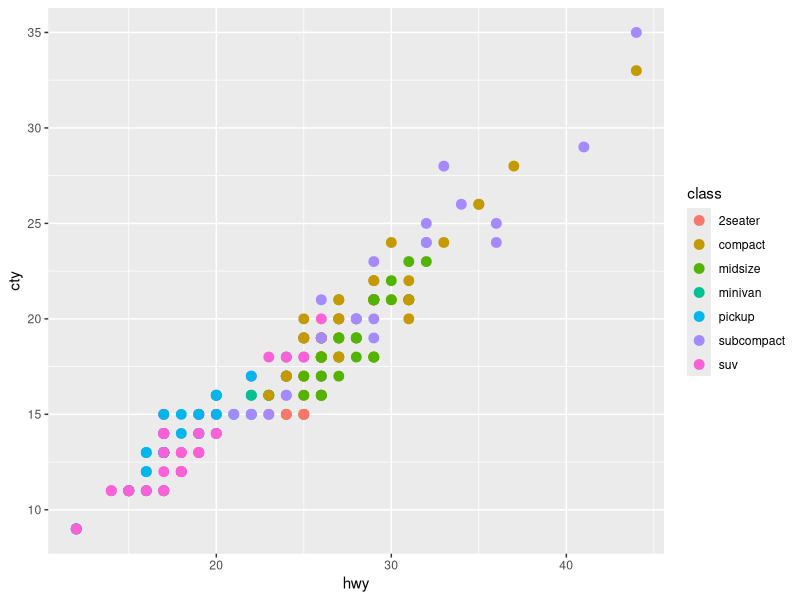
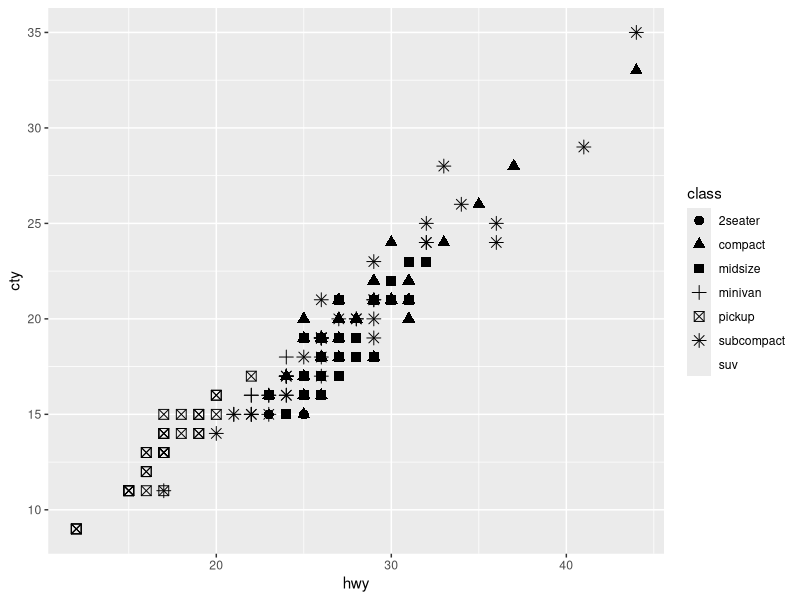
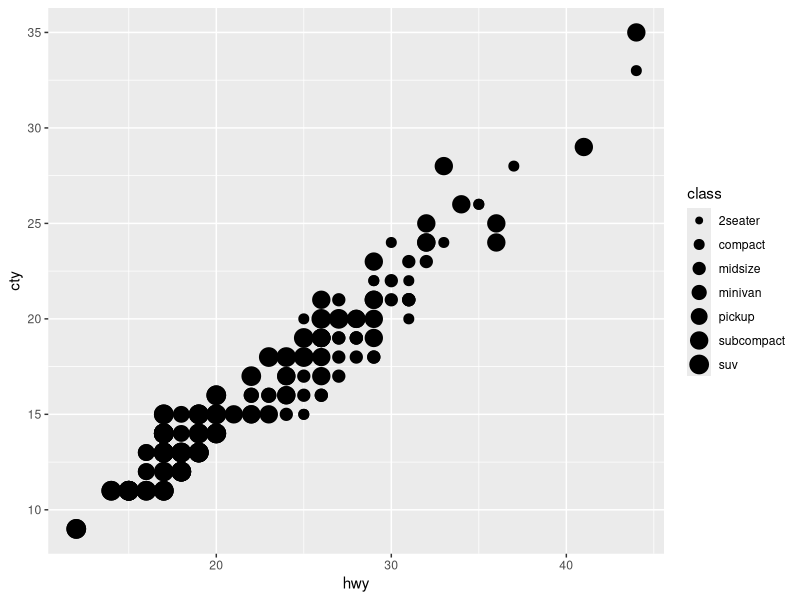
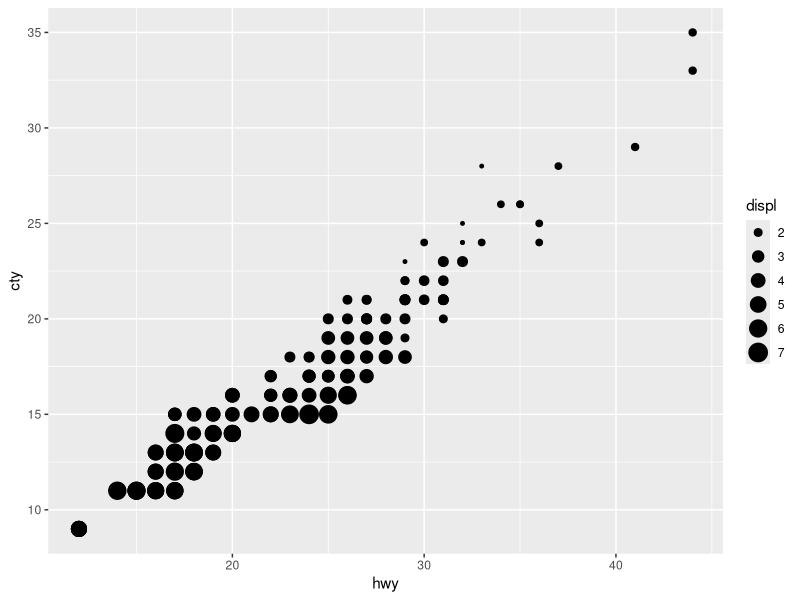
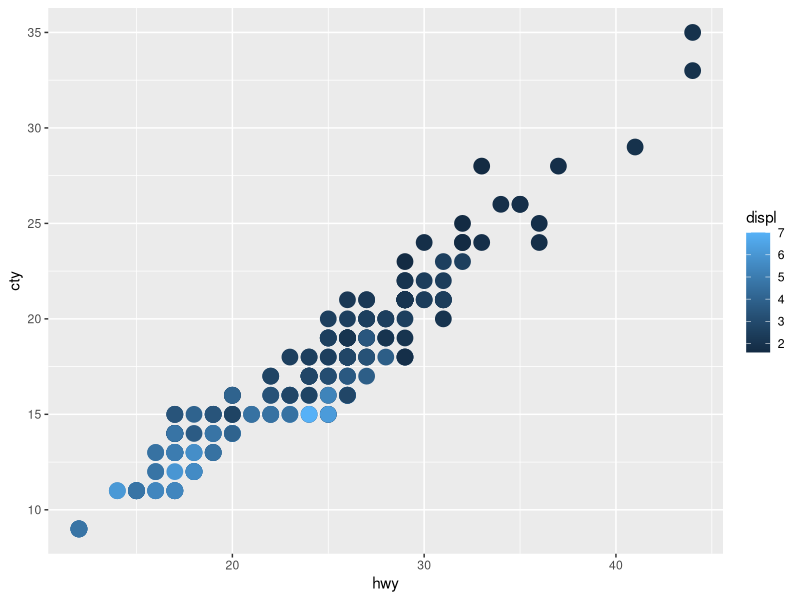
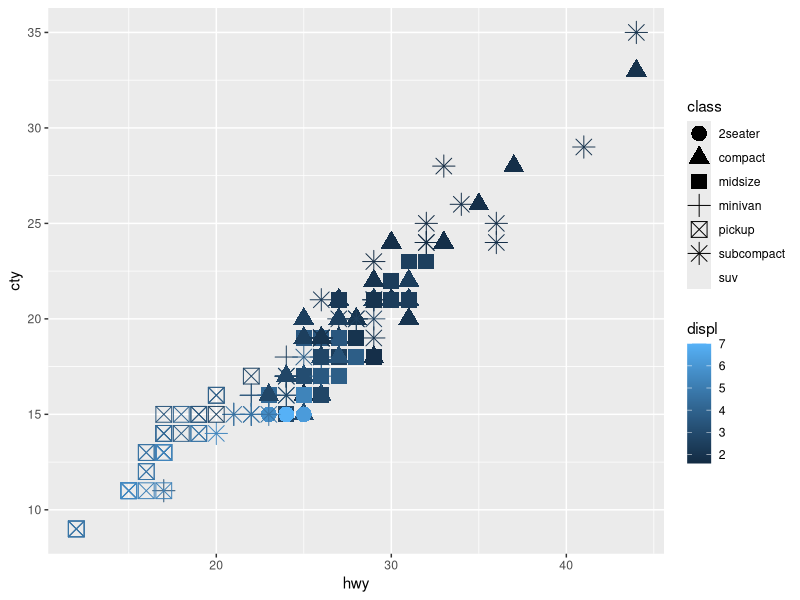
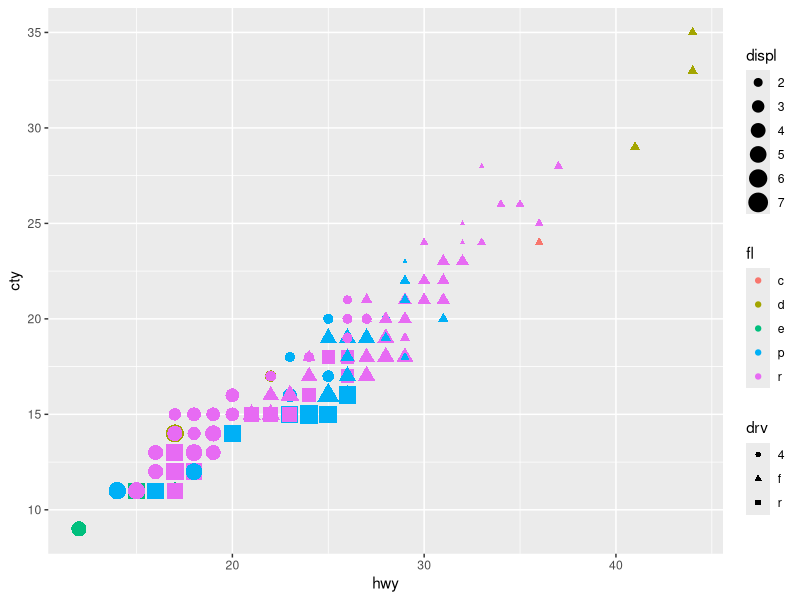
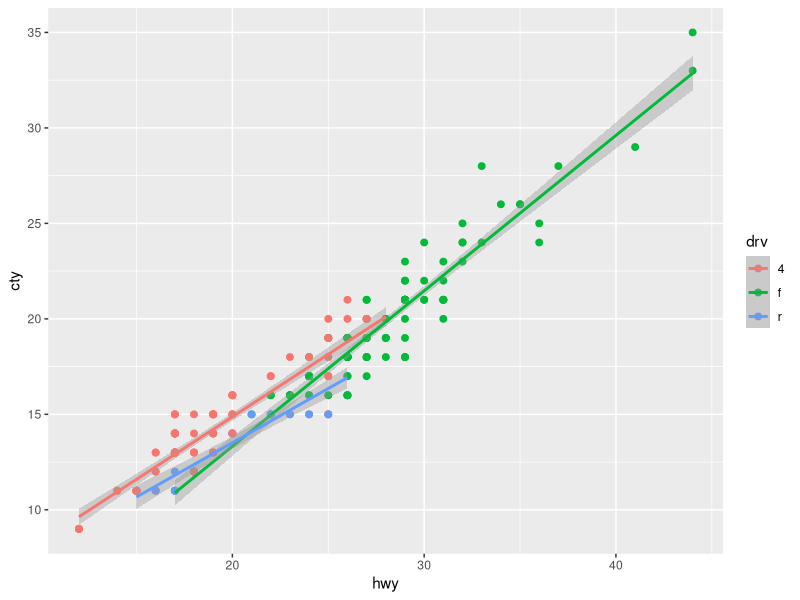

Write the R code that produced these figures, in order.
## ---- chunk 1
library(ggplot2)
library(ggthemes)
library(patchwork)
## ---- chunk 2
# mapping of a discrete variable to point color
p1 <- ggplot(data=mpg) +                                   
      aes(x=hwy,y=cty,color=class) + 
      geom_point(size=3) 
p1
             
# mapping of a discrete variable to point shape (<= 6)
p1 <- ggplot(data=mpg) +
      aes(x=hwy,y=cty,shape=class) + 
      geom_point(size=3) 
p1

# mapping of a discrete variable to point size (not advised)
p1 <- ggplot(data=mpg) +                                   
      aes(x=hwy,y=cty,size=class) + 
      geom_point() 
p1

# mapping a continuous variable to point size 
p1 <- ggplot(data=mpg) + 
      aes(x=hwy,y=cty,size=displ) + 
      geom_point() 
p1

# mapping a continuous variable to point color
p1 <- ggplot(data=mpg) + 
      aes(x=hwy,y=cty,color=displ) + 
      geom_point(size=5) 
p1

# mapping two variables to different aesthetics
p1 <- ggplot(data=mpg) +                                   
      aes(x=hwy,y=cty,shape=class,color=displ) + 
      geom_point(size=5) 
p1

# use shape for smaller number of categories
p1 <- ggplot(data=mpg) +                                  
      aes(x=hwy,y=cty,shape=drv,color=fl) + 
      geom_point(size=5) 

# use all 3 (size, shape, color) to indicate 5 attributes!
p1 <- ggplot(data=mpg) +                                   
      aes(x=hwy,
          y=cty,shape=drv,
          color=fl,
          size=displ) + 
      geom_point()
p1

# mapping a variable to the same aesthetic in two different geoms
p1 <- ggplot(data=mpg) + 
            aes(x=hwy,y=cty,color=drv) + 
            geom_point(size=2) +                                 
            geom_smooth(method="lm")
p1

# break out the drive types (note what fill affects)
p1 <- ggplot(data=mpg) + 
            aes(x=hwy,y=cty, fill=drv) +
            geom_point(size=2) +                                 
            geom_smooth(method="lm")
p1


# use both if you want points, lines, and confidence intervals colored
p1 <- ggplot(data=mpg) + 
            aes(x=hwy,y=cty, color=drv, fill=drv) +
            geom_point(size=2) +                                 
            geom_smooth(method="lm")
p1

# group allows for grouping by a variable without specify a color, size, shape. Here the grouping only affects how the fit line is plotted
p1 <- ggplot(data=mpg) +
          aes(x=hwy,y=cty, group=drv) +
          geom_point(size=2) +                                 
          geom_smooth(method="lm")
p1


## ---- chunk 3

# now use aesthetic mappings within each geom to over-ride defaults
# subset the data frame to pull out what you need

p1 <- ggplot(data=mpg) + 
      aes(x=hwy,y=cty,col=drv) +
      geom_point(data=mpg[mpg$drv=="4",]) + 
      geom_smooth()
p1

# instead of subsetting, just map an aesthetic
p1 <- ggplot(data=mpg) + 
      aes(x=hwy,y=cty) +
      geom_point(aes(color=drv)) + 
      geom_smooth()
p1

# Conversely, map the smoother, but not the points
p1 <- ggplot(data=mpg) + 
      aes(x=hwy,y=cty) +
      geom_point() + 
      geom_smooth(aes(color=drv))
p1

# also, subset in the first layer to eliminate some data entirely
# instead of subsetting, just map an aesthetic
p1 <- ggplot(data=mpg[mpg$drv!="4",]) + 
      aes(x=hwy,y=cty) +
      geom_point(aes(color=drv)) + 
      geom_smooth()
p1

